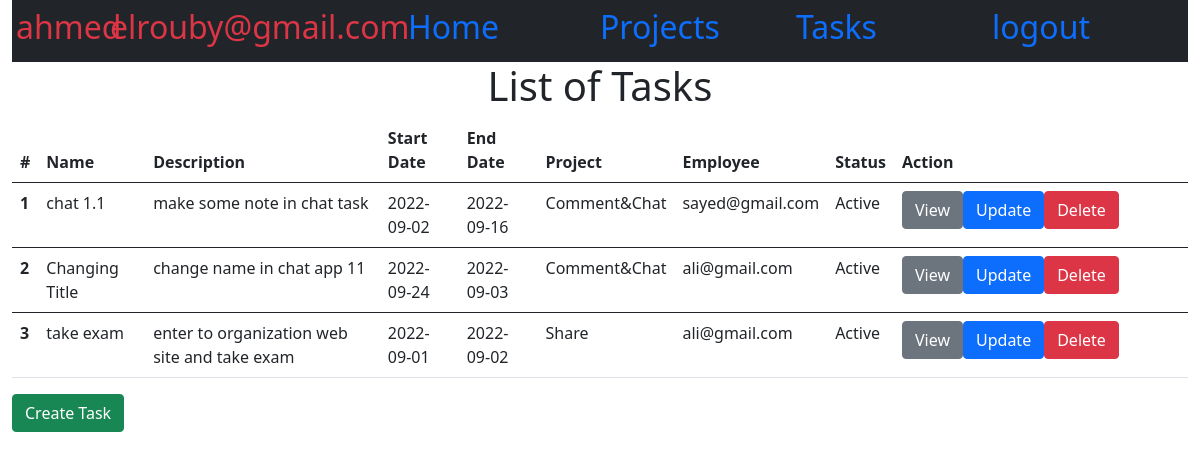
/employee_system/stask.php (signed in), run on the app's committed database.
### tables this page shows
CREATE TABLE `task` (
  `id` int(11) NOT NULL,
  `name` varchar(255) NOT NULL,
  `description` varchar(255) NOT NULL,
  `empolyee_task` varchar(255) DEFAULT NULL,
  `start_date` date NOT NULL,
  `end_date` date NOT NULL,
  `created_at` timestamp NOT NULL DEFAULT CURRENT_TIMESTAMP,
  `updated_at` timestamp NOT NULL DEFAULT CURRENT_TIMESTAMP,
  `employee_id` int(11) NOT NULL,
  `project_id` int(11) NOT NULL,
  `status` tinyint(4) NOT NULL DEFAULT '0'
);

CREATE TABLE `project` (
  `id` int(11) NOT NULL,
  `name` varchar(255) NOT NULL,
  `description` varchar(255) NOT NULL,
  `start_date` date NOT NULL,
  `end_date` date NOT NULL,
  `employee_id` int(11) NOT NULL,
  `created_at` timestamp NOT NULL DEFAULT CURRENT_TIMESTAMP,
  `updated_at` timestamp NOT NULL DEFAULT CURRENT_TIMESTAMP,
  `status` tinyint(4) NOT NULL DEFAULT '0'
);

CREATE TABLE `user` (
  `id` int(11) NOT NULL,
  `name` varchar(255) NOT NULL,
  `email` varchar(255) NOT NULL,
  `password` varchar(255) NOT NULL,
  `image` varchar(255) NOT NULL DEFAULT 'default.jpg',
  `status` tinyint(4) NOT NULL DEFAULT '0',
  `code` int(5) NOT NULL,
  `created_at` timestamp NOT NULL DEFAULT CURRENT_TIMESTAMP,
  `updated_at` timestamp NOT NULL DEFAULT CURRENT_TIMESTAMP,
  `verified_at` timestamp NULL DEFAULT NULL,
  `is_admin` tinyint(4) NOT NULL DEFAULT '0'
);

### employee_system/app/database/models/Task.php (called while the page is built, shortened)
<?php
require_once __DIR__ ."\..\config\connection.php";
class Task extends connection implements crud
{
    private $id;
    private $employee_id;
    public function read()
    {
        $this->id ? $query = "SELECT * FROM `task` where id=" . $this->id :($this->employee_id ? $query = "SELECT * FROM `task` where employee_id=" . $this->employee_id : $query = "SELECT * FROM `task`");
        return $this->runDQL($query);
    }
}

### employee_system/app/database/config/connection.php (called while the page is built, shortened)
<?php
class connection {
    private $hostname = 'localhost';
    private $username = 'root';
    private $password = '20160020';
    private $database = 'employee_system';
    private $connection;
    function __construct()
    {
        $this->connection = new mysqli($this->hostname,$this->username,$this->password,$this->database);
    }
    public function runDQL($query)
    {
        $result = $this->connection->query($query);
        if($result->num_rows > 0){
            return $result;
        }else{
            return [];
        }
    }
}

### employee_system/app/database/models/Project.php (called while the page is built, shortened)
<?php
require_once __DIR__ ."\..\config\connection.php";
class Project extends connection implements crud
{
    private $id;
    public function setId($id)
    {
        $this->id = $id;
        return $this;
    }
    public function read()
    {
        $this->id?$query="SELECT * FROM `project` where id=".$this->id:$query="SELECT * FROM `project`";
        return $this->runDQL($query);
    }
}

### employee_system/app/database/models/User.php (called while the page is built, shortened)
<?php
require_once __DIR__ ."\..\config\connection.php";
class User extends connection implements crud
{
    private $id;
    public function setId($id)
    {
        $this->id = $id;
        return $this;
    }
    public function read()
    {
        if(isset($this->id))
        {
            $query="SELECT * FROM user where id=".$this->id;
        }
        else
        {
            $query="SELECT * FROM user";
        }
        return $this->runDQL($query);
    }
}

### employee_system/stask.php (the view, shortened to what this page needs)
<?php
include "views/layouts/header.php";
include 'app/database/models/Project.php';
include 'app/database/models/Task.php';
include 'app/database/models/User.php';
$task =new Task;
$project =new Project;
$user =new User;
$Tasks=$task->read();
$counter=1;
echo '<h1 class="text-center">List of Tasks</h1><table class="table">
<thead>
  <tr>
    <th scope="col">#</th>
    <th scope="col">Name</th>
    <th scope="col">Description</th>
    <th scope="col">Start Date</th>
    <th scope="col">End Date</th>
    <th scope="col">Project</th>
    <th scope="col">Employee</th>
    <th scope="col">Status</th>
    <th scope="col">Action</th>
  </tr>
</thead>';
foreach($Tasks as $Task)
{
    $user->setId($Task["employee_id"]);
    $userEmail=$user->read()->fetch_object()->email;
    $project->setId($Task["project_id"]);
    $projectName=$project->read()->fetch_object()->name;
    echo '<tbody>
<tr>
  <th class="col" scope="row">'.$counter.'</th>
  <td class="col">'.$Task["name"].'</td>
  <td class="col">'.$Task["description"].'</td>
  <td class="col">'.$Task["start_date"].'</td>
  <td class="col">'.$Task["end_date"].'</td>
  <td class="col">'.$projectName.'</td>
  <td class="col">'.$userEmail.'</td>
  <td class="col">';
  if($Task["status"]==0)
  {
    echo "Not Active";
  }
  else
  {
    echo "Active";
  }
  echo'</td>
  <td class="col-3"><a class="btn btn-secondary" href="task_view.php?tn='.$Task["id"].'">View</a><a class="btn btn-primary" href="task_update.php?tn='.$Task["id"].'">Update</a><a class="btn btn-danger" href="task_delete.php?tn='.$Task["id"].'">Delete</a></td>
</tr>
</tbody>';
$counter++;
}
echo'</table>
<a class="btn btn-success" href="task_create.php"> Create Task</a>';
?>

### employee_system/views/layouts/header.php (shortened to what this page needs)
<?php
echo '<!DOCTYPE html>
<html lang="en">
  <head>
    <meta charset="utf-8" />
    <meta name="viewport" content="width=device-width, initial-scale=1" />
    <link
      rel="stylesheet"
      href="https://cdnjs.cloudflare.com/ajax/libs/twitter-bootstrap/5.0.0-beta1/css/bootstrap.min.css"
    />
    <link
      rel="stylesheet"
      href="https://cdnjs.cloudflare.com/ajax/libs/font-awesome/5.15.2/css/all.min.css"
    />
    <title>'.$tilte.'</title>
  </head>
  <body class="container-fluid">
   ';
   if(isset($_SESSION['user']))
   {
    echo ' <div class="navbar navbar-dark bg-dark">
    <h2 class="col-1 text-danger ps-1">'.$_SESSION['user']->name.'</h2>
    <h2 class="col-3 text-danger ">'.$_SESSION['user']->email.'</h2>
    <h2 class="col-2 text-danger ps-1"><a class="text-decoration-none" href="index.php">Home</a></h2>';
    if($_SESSION['user']->is_admin==1)
    {
        echo '<h2 class="col-2 text-danger"><a class="text-decoration-none" href="project.php">Projects</a></h2>
        <h2 class="col-2 text-danger"><a class="text-decoration-none" href="stask.php">Tasks</a></h2>';
    }
    else
    {
        echo '<h2 class="col-2 text-danger"><a class="text-decoration-none" href="etask.php">Tasks</a></h2>';
    }
    echo'<h2 class="col-2 text-danger"><a class="text-decoration-none" href="logout.php">logout</a></h2>
</div>';
   }

### data on the page
task: name "chat 1.1", description "make some note in chat task", start_date "2022-09-02", end_date "2022-09-16", project.name "Comment&Chat", employee.email "sayed@gmail.com", status "Active"
task: name "Changing Title", description "change name in chat app 11", start_date "2022-09-24", end_date "2022-09-03", project.name "Comment&Chat", employee.email "ali@gmail.com", status "Active"
task: name "take exam", description "enter to organization web site and take exam", start_date "2022-09-01", end_date "2022-09-02", project.name "Share", employee.email "ali@gmail.com", status "Active"

### other printed values
$_SESSION['user']->name "ahmed"
$_SESSION['user']->email "elrouby@gmail.com"
